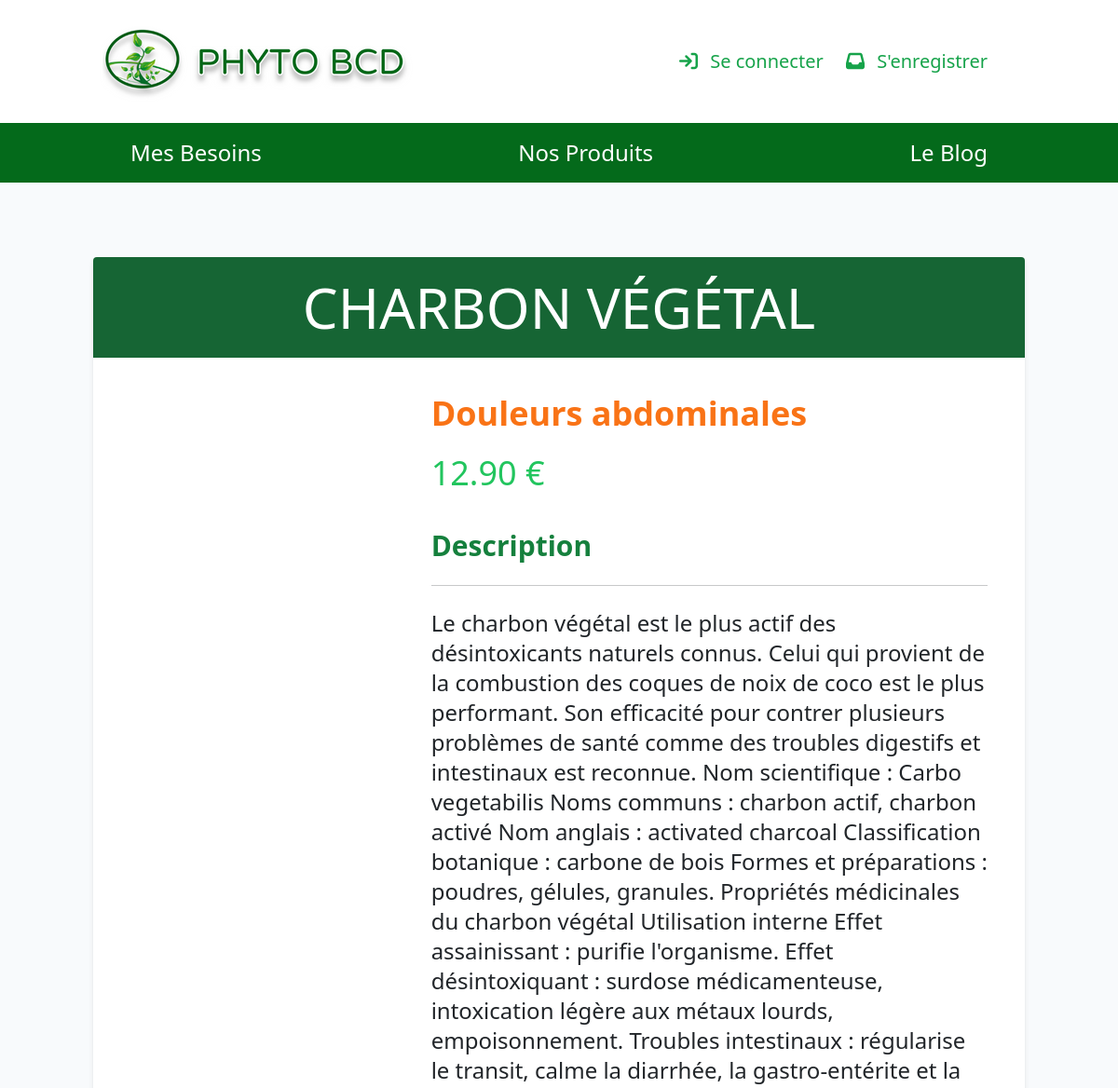
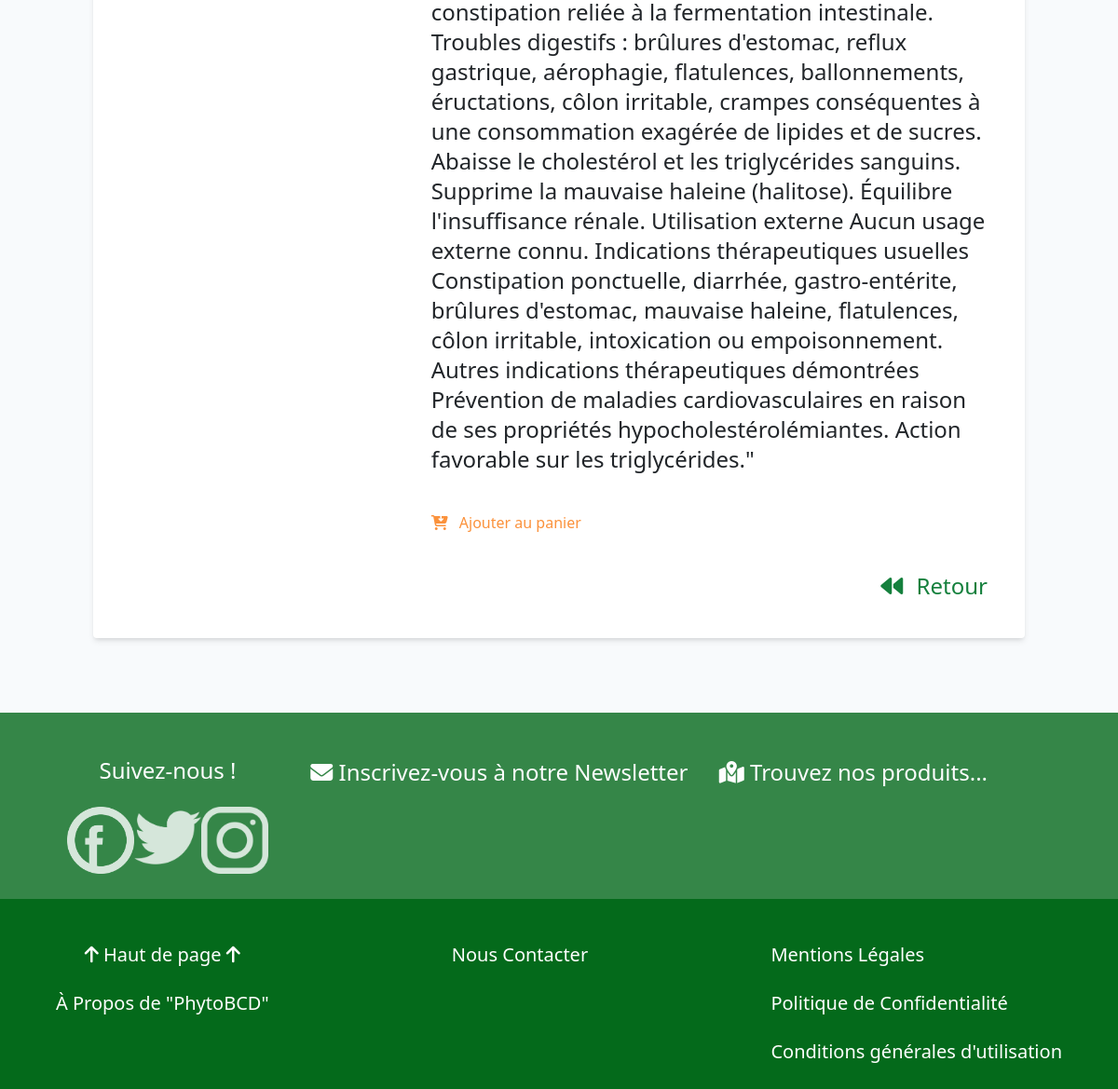
Page /details.php?id=33 on the committed database (2 pictures, top to bottom).
### tables this page shows
CREATE TABLE `phyto` (
  `id` int(11) NOT NULL,
  `plante` varchar(255) NOT NULL,
  `effet` int(255) NOT NULL,
  `image` varchar(255) NOT NULL,
  `price` double(5,2) DEFAULT NULL,
  `description` text DEFAULT NULL
);

CREATE TABLE `effet` (
  `id` int(11) NOT NULL,
  `name` varchar(255) NOT NULL,
  `image` varchar(255) NOT NULL
);

### src/MainModel.php (called while the page is built, shortened)
<?php
require_once "Database.php";
class MainModel
{
    public function __construct()
    {
        $database = new Database();
        $this->pdo = $database->connection();
    }
}

### src/Database.php (called while the page is built)
<?php
class Database
{
    public function connection()
    {
        return new PDO("mysql:host=localhost;dbname=phytostore;charset-utf8", "root","",[
            PDO::ATTR_ERRMODE => PDO::ERRMODE_EXCEPTION
            ]);
    }
}

### src/PhytoModel.php (called while the page is built, shortened)
<?php
require_once "Phyto.php";
require_once "Effet.php";
require_once "MainModel.php";
class PhytoModel extends MainModel
{
    public function getOnePlant()
    {
      $id = $this->checkQueryId();
      $stmt = $this->pdo->query("SELECT * FROM phyto WHERE id = $id");
      $stmt->setFetchMode(PDO::FETCH_CLASS, "Phyto");
      $plant = $stmt->fetch();
      return $plant;
    }
    private function checkQueryId()
    {
      return (int)$_GET["id"];
    }
  }

### src/Phyto.php (called while the page is built, shortened)
<?php
class Phyto
{
    private $plante;
    private $price;
    private $description;
    public function getPlante()
    {
        return $this->plante;
    }
    public function getPrice()
    {
        return number_format($this->price, 2, ".");
    }
    public function getDescription()
    {
        return $this->description;
    }
}

### src/Effet.php (called while the page is built, shortened)
<?php
class Effet{
    private $name;
    public function getName()
    {
         return $this->name;
    }
}
?>

### utils/utils.php (called while the page is built, shortened)
<?php
function getLoggedUser()
{
  if (isset($_SESSION["phytostore_logged_user"])) return $_SESSION["phytostore_logged_user"];
  else return false;
}

### details.php (the view, shortened to what this page needs)
<?php
require_once "./src/Phyto.php";
require_once "./src/Effet.php";
require_once "./src/PhytoModel.php";
require_once "./includes/header.php";
$phytoModel = new PhytoModel();
$plant = $phytoModel->getOnePlant();
$user = getLoggedUser();
$stmt2 = $pdo->query("SELECT * FROM effet");
$effets = $stmt2->fetchAll(PDO::FETCH_CLASS, "Effet");
foreach ($effets as $effet) {
    if ($effet->getId() == $plant->getEffet()) {
        $effetname = $effet->getName();
    }
}
?>
<section class="rounded overflow-hidden bg-white shadow-md">
    <header class="py-4 bg-green-800 text-white">
        <h1 class="text-6xl text-center font-light uppercase"><?= $plant->getPlante() ?></h1>
    </header>
    <div class="flex p-10 gap-6">
        <div class="w-1/3">
        </div>
        <div class="w-2/3">
            <h2 class="text-4xl font-bold text-orange-500"><?= $effetname ?></h2>
            <br />
            <h3 class="text-4xl text-green-500"><?= $plant->getPrice() ?> €</h3>
            <div class="mt-10">
                <p class="font-bold text-3xl text-green-700">Description</p>
                <hr class="my-6" />
                <p class="text-2xl"><?= $plant->getDescription() ?></p>
            </div>
            <?php if ($user) : ?>
                <div class="mt-10 flex items-center gap-3">
                    <a class="text-2xl text-gray-500 hover:text-red-500" href="#">
                        <i class="fa-solid fa-heart mr-2"></i> J'aime
                    </a>
                    <form method="post">
                        <button class="text-2xl text-orange-400 hover:text-orange-600" name="add">
                            <i class="fa-solid fa-cart-arrow-down mr-2"></i> Ajouter au panier
                        </button>
                    </form>
                </div>
                <?php if ($user["role"] === "admin") : ?>
                    <div class="mt-10 flex items-center gap-3">
                        <a href="edit.php?id=<?= $plant->getId() ?>" class="py-2 px-4 rounded bg-green-400 hover:bg-green-700 text-white">
                            <i class="fa-solid fa-pen-to-square mr-2"></i>Éditer
                        </a>
                        <form method="post" onsubmit="return confirm('Supprimer cette plante ?')">
                            <button class="py-2 px-4 rounded bg-pink-400 hover:bg-pink-500 text-white" name="delete">
                                <i class="fa-solid fa-ban mr-2"></i>Supprimer
                            </button>
                        </form>
                    </div>
                <?php endif ?>
            <?php else : ?>
                <div class="mt-10">
                    <a class="text-orange-400 hover:text-orange-600" href="login.php">
                        <i class="fa-solid fa-cart-arrow-down mr-2"></i> Ajouter au panier
                    </a>
                </div>
            <?php endif ?>
            <div class="mt-10 text-right">
                <a class="text-2xl text-green-700 hover:text-red-700" href="index.php">
                    <i class="fa-solid fa-backward mr-2"></i> Retour
                </a>
            </div>
        </div>
    </div>
</section>
<?php
require_once "./includes/footer.php";
?>

### rows in the picture
phyto: plante "CHARBON VÉGÉTAL", price "12.90", description "Le charbon végétal est le plus actif des désintoxicants naturels connus. Celui qui provient de la combustion des coques de noix de coco est le plus performant. Son efficacité pour contrer plusieurs problèmes de santé comme des troubles digestifs et intestinaux est reconnue. Nom scientifique : Carbo vegetabilis Noms communs : charbon actif, charbon activé Nom anglais : activated charcoal Classification botanique : carbone de bois Formes et préparations : poudres, gélules, granules. Propriétés médicinales du charbon végétal Utilisation interne Effet assainissant : purifie l'organisme. Effet désintoxiquant : surdose médicamenteuse, intoxication légère aux métaux lourds, empoisonnement.…"
effet: name "Douleurs abdominales"
